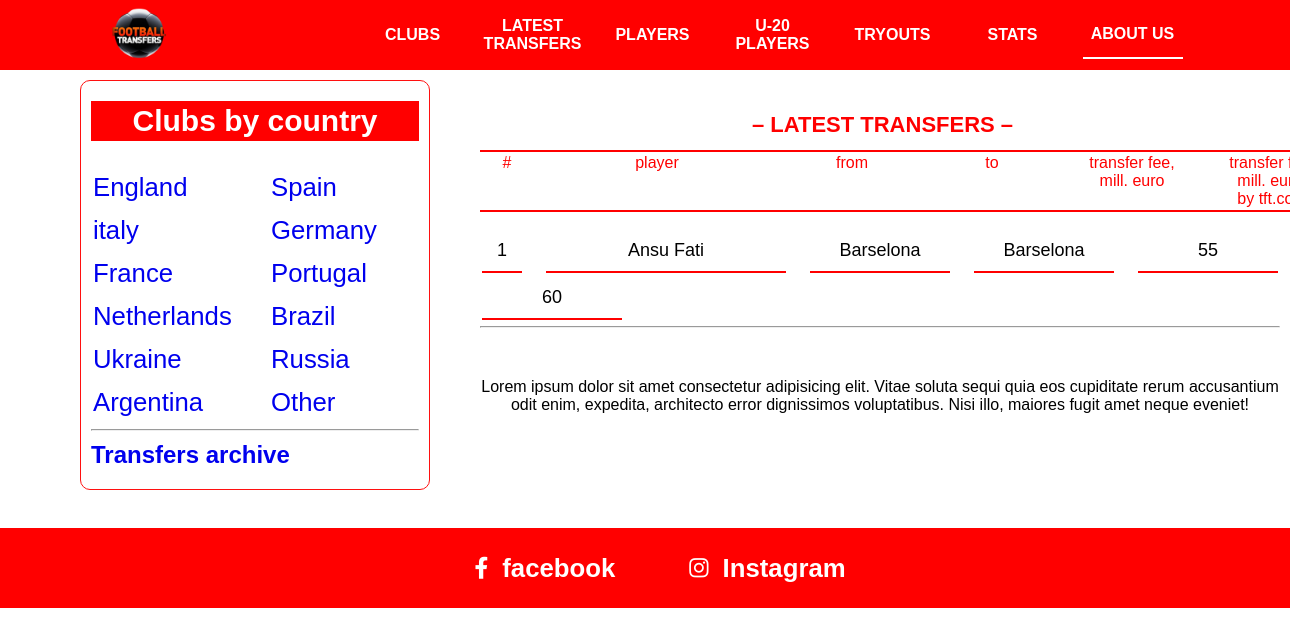
The page /latest_transfers/ on the database as committed earlier.
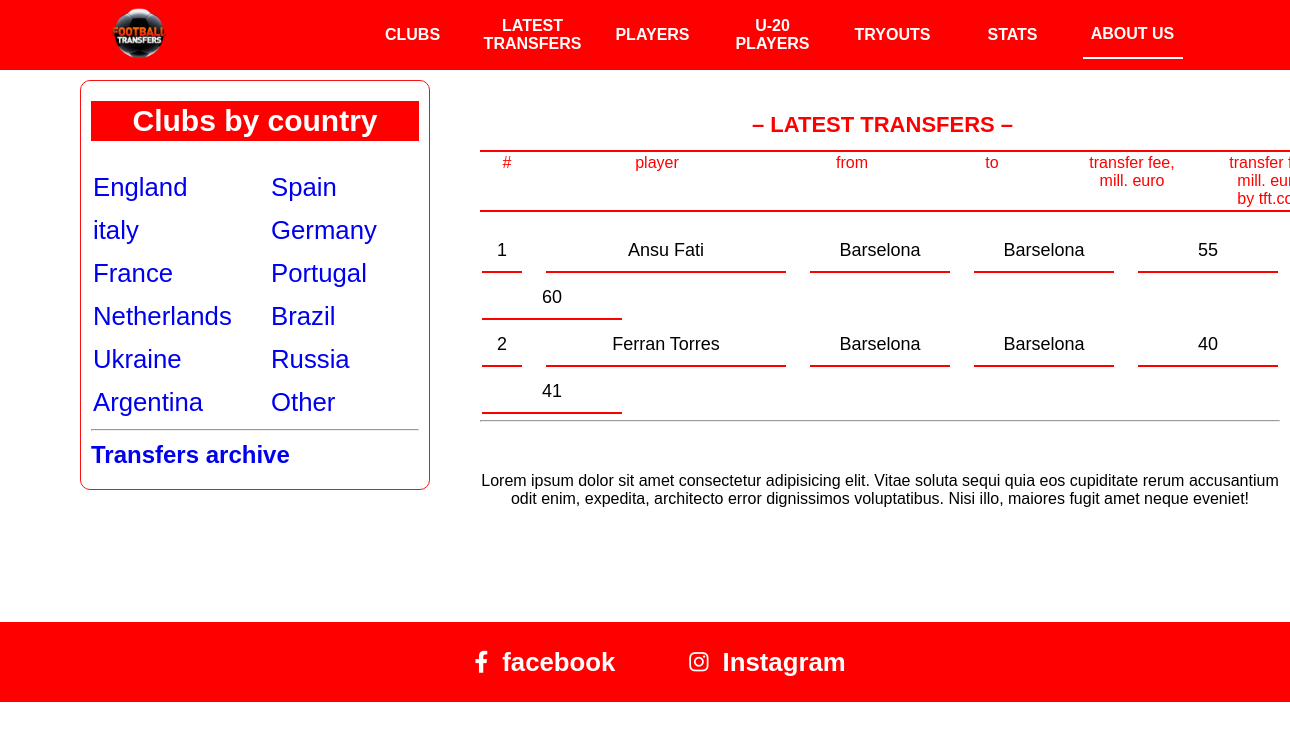
The same page on the database as committed later.
### asosiy/models.py (models this page shows, shortened)
class Transfer(models.Model):
    player = models.ForeignKey(Player, on_delete=models.SET_NULL, null=True)
    eski_club = models.ForeignKey(Club, on_delete=models.SET_NULL, null=True, related_name="sotuvlari")
    yangi_club = models.ForeignKey(Club, on_delete=models.SET_NULL, null=True, related_name="olganlari")
    narx = models.PositiveSmallIntegerField()
    tah_narx = models.PositiveSmallIntegerField()
    mavsum = models.CharField(max_length=10)

class Player(models.Model):
    ism = models.CharField(max_length=30)
    davlat = models.ForeignKey(Davlat, on_delete=models.CASCADE)
    tugulgan_sana = models.DateField()
    narx = models.PositiveSmallIntegerField()
    club = models.ForeignKey(Club, on_delete=models.SET_NULL, null=True)
    pozitsiya = models.CharField(max_length=30)
    def __str__(self):
        return self.ism

class Club(models.Model):
    nom = models.CharField(max_length=30)
    logo = models.FileField(blank=True)
    davlat = models.ForeignKey(Davlat, on_delete=models.CASCADE)
    president = models.CharField(max_length=30, blank=True)
    coach = models.CharField(max_length=30, blank=True)
    yili = models.DateField(blank=True)
    record_transfer = models.CharField(max_length=30, blank=True)
    record_sotuv = models.CharField(max_length=30, blank=True)
    def __str__(self):
        return self.nom

### asosiy/views.py (the view)
# urls.py: path('latest_transfers/', latest_transfers),
def latest_transfers(request):
    content = {
        "players": Transfer.objects.filter(mavsum=HMavsum.objects.get(id=1))
    }
    return render(request, 'latest-transfers.html', content)

### asosiy/models.py (called while the page is built)
    def __str__(self):
        return self.hozirgi_mavsum

### templates/latest-transfers.html
{% extends 'header.html' %}
{% block content %}
      <div class="nav">
          <h2>– LATEST TRANSFERS –</h2>
          <table class="content-nav">
            <thead>
              <tr>
                <td>#</td>
                <td>player</td>
                <td>from</td>
                <td>to</td>
                <td>
                  transfer fee, <br />
                  mill. euro
                </td>
                <td>
                  transfer fee, <br />
                  mill. euro, <br />
                  by tft.com
                </td>
              </tr>
            </thead>
          </table>
        </div>
      <div class="latest-transfers">
        <br>
        <br>
        <br>
        <br>
        <br>
        <br>
        <table class="players">
            {% for player in players %}
          <tr>
            <td>{{ forloop.counter }}</td>
            <td>{{ player.player }}</td>
            <td>{{ player.eski_club }}</td>
            <td>{{ player.yangi_club }}</td>
            <td>{{ player.narx }}</td>
            <td>{{ player.tah_narx }}</td>
          </tr>
            {% endfor %}
        </table>
        <hr>
        <p>Lorem ipsum dolor sit amet consectetur adipisicing elit. Vitae soluta sequi quia eos cupiditate rerum accusantium odit enim, expedita, architecto error dignissimos voluptatibus. Nisi illo, maiores fugit amet neque eveniet!</p>
      </div>
{% endblock %}

Rows that differ between the two databases and show on the page:
added Transfer: player "Ferran Torres", eski_club "Barselona", yangi_club "Barselona", narx "40", tah_narx "41"
